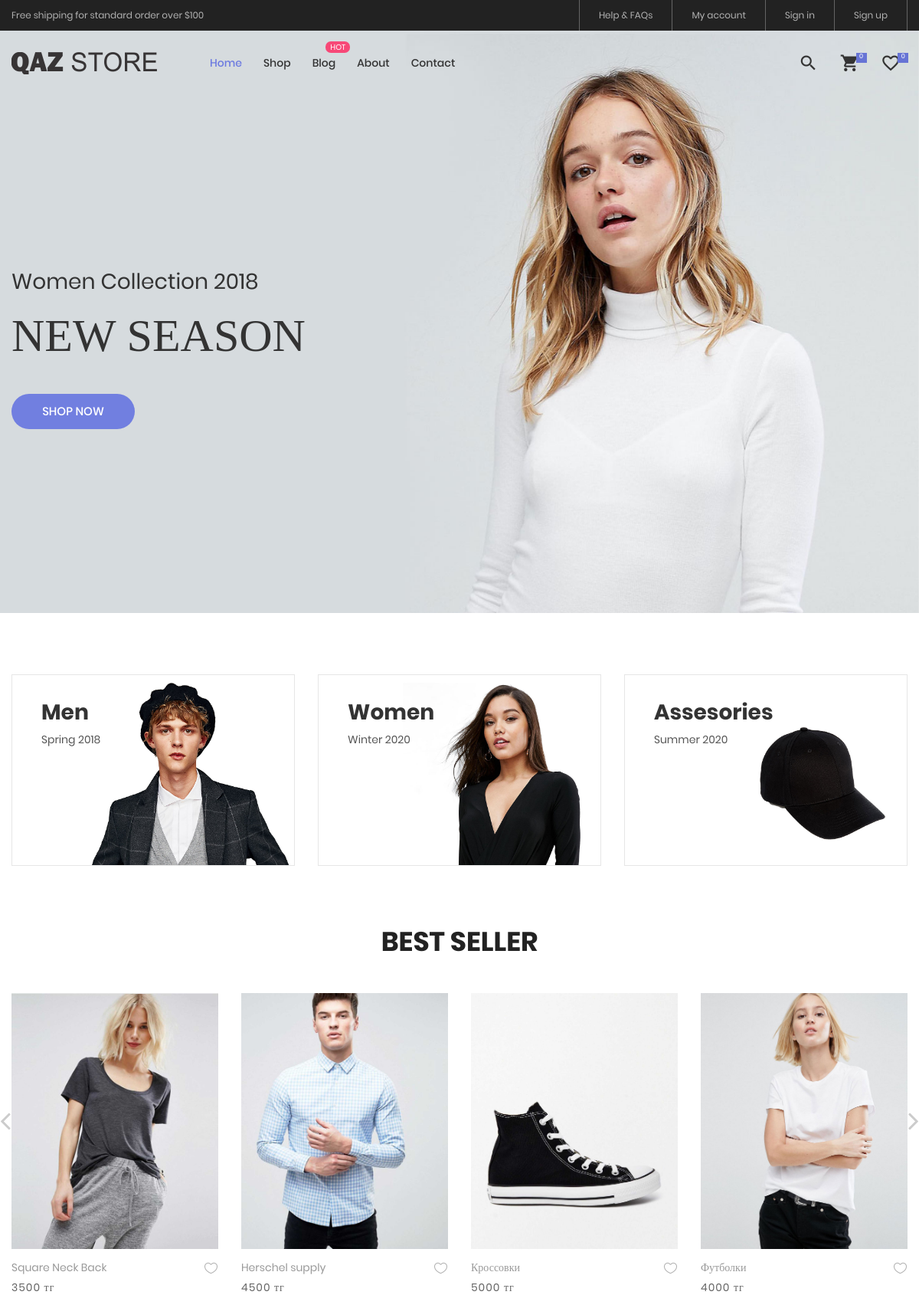
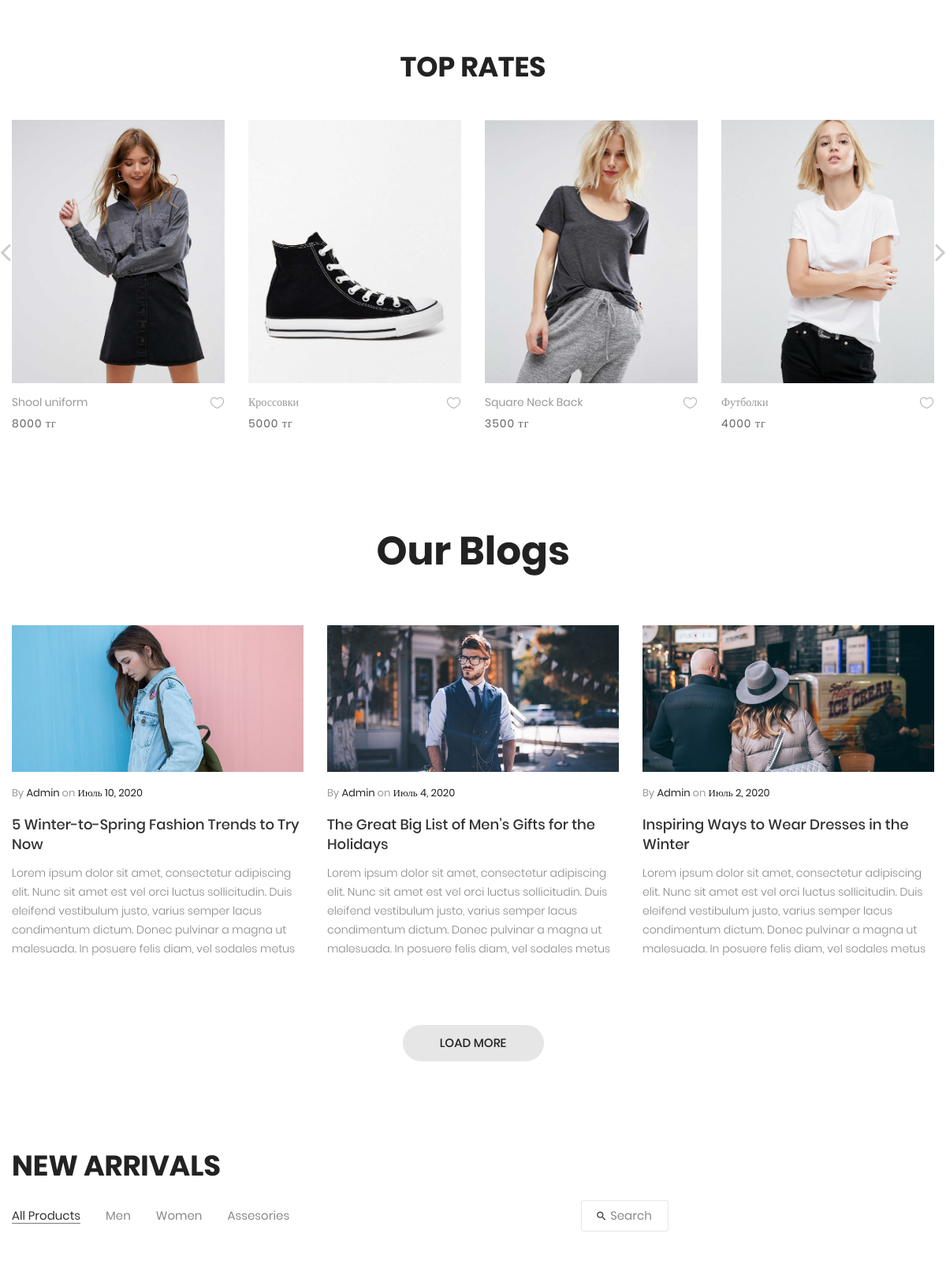
The page / (upper part) on the database its author committed (2 pictures, top to bottom).
### Products/models.py (models this page shows, shortened)
class Category(models.Model):
  CategoryName = models.CharField(max_length = 20)
  CategoryImage = models.ImageField(upload_to='imagesDB')
  CategorySeason = models.CharField(max_length = 20)
  is_active = models.BooleanField(default=True)
  created_time = models.DateTimeField(auto_now_add=True, auto_now=False)
  updated_time = models.DateTimeField(auto_now_add=False, auto_now=True)
  @property
  def get_photo_url(self):
    if self.CategoryImage and hasattr(self.CategoryImage, 'url'):
        return self.CategoryImage.url
  class Meta:
      verbose_name = 'Категория товара'
      verbose_name_plural = 'Категория товары'

class ProductImage(models.Model):
    ProductName = models.ForeignKey(Products, on_delete = models.CASCADE)
    img = models.ImageField(upload_to='imagesDB')
    is_active = models.BooleanField(default=True)
    is_main = models.BooleanField(default=False)
    created_time = models.DateTimeField(auto_now_add=True, auto_now=False)
    updated_time = models.DateTimeField(auto_now_add=False, auto_now=True)
    class Meta:
      verbose_name = 'Изображение товара'
      verbose_name_plural = 'Изображение товаров'
    class Meta:
        ordering =['-created_time']

class Products(models.Model):
    category = models.ForeignKey(Category,on_delete = models.CASCADE, null = True)
    name = models.CharField(max_length = 20)
    price = models.IntegerField()
    is_active = models.BooleanField(default=True, null=True)
    elect = models.BooleanField(default= False, null = True)
    size = models.ManyToManyField(Size_products)
    color = models.ManyToManyField(Color_products)
    description = models.TextField(null = True)
    short_descrip = models.TextField(max_length=400,null=True)
    avg_rating = models.DecimalField(max_digits=10, decimal_places=2, default=0)
    best_seller = models.IntegerField(default=0)
    created_time = models.DateTimeField(auto_now_add=True, auto_now=False)
    updated_time = models.DateTimeField(auto_now_add=False, auto_now=True)
    class Meta:
        verbose_name='Товар'
        verbose_name_plural = 'Товары'

### Blog/models.py (models this page shows, shortened)
class Blog(models.Model):
  blog_title = models.CharField(max_length=250)
  blog_content = models.TextField()
  blog_img = models.ImageField(upload_to='imagesDB')
  blog_admin = models.ForeignKey(User,null = True,on_delete= models.CASCADE)
  blog_tags = models.ManyToManyField(BlogTags)
  is_active = models.BooleanField(default=True)
  created_time = models.DateTimeField(auto_now_add=True,auto_now=False)
  updated_time = models.DateTimeField(auto_now_add=False,auto_now=True)
  class Meta:
    verbose_name = "Блог"
    verbose_name_plural = "Блог"
    ordering = ["-created_time"]

### Products/views.py (the view)
# urls.py: re_path(r'^$',views.index, name="index"),
def index(request):
    query = request.GET.get('search-product','')
    if query:
      product_img = ProductImage.objects.filter(ProductName__name = query,is_active = True, is_main = True)
    else:
      product_img = ProductImage.objects.filter(is_active = True, is_main = True)
      product_img_new_arrivals = product_img.order_by("-created_time")[:8]
      product_img_best_seller = ProductImage.objects.filter(is_active = True,is_main = True).order_by("-ProductName__best_seller")[:8]
      product_img_top_rate = ProductImage.objects.filter(is_active = True,is_main = True).order_by("-ProductName__avg_rating")[:8]
      categories = Category.objects.filter(is_active = True)
      articles = Blog.objects.filter(is_active = True).order_by("-created_time")
    return render(request, "mainApp/index.html",locals())

### Products/context_processors.py (called while the page is built)
def getting_basket_info(request):
    user = request.user
    session_key = request.session.session_key
    if request.user.is_authenticated:
        room = RoomChat.objects.filter(Q(assistant=request.user) | Q(customer=request.user))
        product_in_basket_for_total_price = ProductsInBasket.objects.filter(user=user)
        products_in_minibasket = ProductsInBasket.objects.filter(user=user,is_active = True)
        products_total_nmb = products_in_minibasket.count()
        total_price = 0
        for i in product_in_basket_for_total_price:
          total_price = total_price + i.total_price
    else:
        products_total_nmb = 0
        total_price = 0
    return locals()

def getting_wishlist_info(request):
    user = request.user
    session_key = request.session.session_key
    if request.user.is_authenticated:
        wishlist_total_nmb = ProductsInWishlist.objects.filter(user=user,is_active = True).count()
    else:
        wishlist_total_nmb = 0
    return locals()

### templates/mainApp/index.html (shortened to what this page needs)
{% extends "mainApp/base.html" %}
{% load static %}
{% block content %}
<section class="section-slide">
  <div class="wrap-slick1">
    <div class="slick1">
      <div class="item-slick1" style="background-image: url('/static/images/slide-01.jpg');">
        <div class="container h-full">
          <div class="flex-col-l-m h-full p-t-100 p-b-30 respon5">
            <div class="layer-slick1 animated visible-false" data-appear="fadeInDown" data-delay="0">
              <span class="ltext-101 cl2 respon2">
                Women Collection 2018
              </span>
            </div>
            <div class="layer-slick1 animated visible-false" data-appear="fadeInUp" data-delay="800">
              <h2 class="ltext-201 cl2 p-t-19 p-b-43 respon1">
                NEW SEASON
              </h2>
            </div>
            <div class="layer-slick1 animated visible-false" data-appear="zoomIn" data-delay="1600">
              <a href="{%url 'products'%}" class="flex-c-m stext-101 cl0 size-101 bg1 bor1 hov-btn1 p-lr-15 trans-04">
                Shop Now
              </a>
            </div>
          </div>
        </div>
      </div>
    </div>
  </div>
</section>
<div class="sec-banner bg0 p-t-80 p-b-50">
  <div class="container">
    <div class="row">
      {% for category in categories %}
      <div class="col-md-6 col-xl-4 p-b-30 m-lr-auto">
        <div class="block1 wrap-pic-w">
          <img src="{{category.get_photo_url}}" alt="IMG-BANNER">
          <a href="/products" class="block1-txt ab-t-l s-full flex-col-l-sb p-lr-38 p-tb-34 trans-03 respon3">
            <div class="block1-txt-child1 flex-col-l">
              <span class="block1-name ltext-102 trans-04 p-b-8">
                {{category.CategoryName}}
              </span>
              <span class="block1-info stext-102 trans-04">
                {{category.CategorySeason}}
              </span>
            </div>
          </a>
        </div>
      </div>
      {% endfor %}
    </div>
  </div>
</div>
<section class="sec-product bg0  p-b-50">
  <div class="container">
    <div class="p-b-32">
      <h6 style="font-size: 35px;" class="ltext-105 cl5 txt-center respon1">
        BEST SELLER
      </h6>
    </div>
    <div class="tab01">
      <div class="tab-content">
          <div class="wrap-slick2">
            <div class="slick2">
            {% for element in product_img_best_seller %}
              <div class="item-slick2 p-l-15 p-r-15 p-t-15 p-b-15">
                <div class="block2">
                  <div class="block2-pic hov-img0">
                    <a href="/products/{{element.ProductName.id}}">
                      <img src="{{element.img.url}}" alt="IMG-PRODUCT">
                      </a>
                  </div>
                  <div class="block2-txt flex-w flex-t p-t-14">
                    <div class="block2-txt-child1 flex-col-l ">
                      <a href="/products/{{element.ProductName.id}}" class="stext-104 cl4 hov-cl1 trans-04 js-name-b2 p-b-6">
                        {{element.ProductName.name}}
                      </a>
                      <span class="stext-105 cl3">
                        {{element.ProductName.price}} тг
                      </span>
                    </div>
                    <div class="block2-txt-child2 flex-r p-t-3">
                      <a href="#" class="btn-addwish-b2 dis-block pos-relative js-addwish-b2">
                        <img class="icon-heart1 dis-block trans-04" src="{% static 'images/icons/icon-heart-01.png' %}" alt="ICON">
                      </a>
                    </div>
                  </div>
                </div>
              </div>
            {%endfor%}
            </div>
          </div>
      </div>
<br><br><br>
    <div class="p-b-32">
      <h6 style="font-size: 35px;" class="ltext-105 cl5 txt-center respon1">
        TOP RATES
      </h6>
    </div>
    <div class="tab01">
      <div class="tab-content">
          <div class="wrap-slick2">
            <div class="slick2">
            {% for element in product_img_top_rate %}
              <div class="item-slick2 p-l-15 p-r-15 p-t-15 p-b-15">
                <div class="block2">
                  <div class="block2-pic hov-img0">
                    <a href="/products/{{element.ProductName.id}}">
                      <img src="{{element.img.url}}" alt="IMG-PRODUCT">
                      </a>
                  </div>
                  <div class="block2-txt flex-w flex-t p-t-14">
                    <div class="block2-txt-child1 flex-col-l ">
                      <a href="/products/{{element.ProductName.id}}" class="stext-104 cl4 hov-cl1 trans-04 js-name-b2 p-b-6">
                        {{element.ProductName.name}}
                      </a>
                      <span class="stext-105 cl3">
                        {{element.ProductName.price}} тг
                      </span>
                    </div>
                    <div class="block2-txt-child2 flex-r p-t-3">
                      <a href="#" class="btn-addwish-b2 dis-block pos-relative js-addwish-b2">
                        <img class="icon-heart1 dis-block trans-04" src="{% static 'images/icons/icon-heart-01.png' %}" alt="ICON">
                      </a>
                    </div>
                  </div>
                </div>
              </div>
            {%endfor%}
            </div>
          </div>
      </div>
    </div>
    </div>
  </div>
</section>
<section class="sec-blog bg0 p-t-60 p-b-90">
  <div class="container">
    <div class="p-b-66">
      <h3 class="ltext-105 cl5 txt-center respon1">
        Our Blogs
      </h3>
    </div>
    <div class="row">
  {%for article in articles%}
      <div class="col-sm-6 col-md-4 p-b-40">
        <div class="blog-item">
          <div class="hov-img0">
            <a href="/blog/{{article.id}}">
              <img src="{{article.blog_img.url}}" alt="IMG-BLOG">
            </a>
          </div>
          <div class="p-t-15">
            <div class="stext-107 flex-w p-b-14">
              <span class="m-r-3">
                <span class="cl4">
                  By
                </span>
                <span class="cl5">
                  Admin
                </span>
              </span>
              <span>
                <span class="cl4">
                  on
                </span>
                <span class="cl5">
                 {{article.created_time|date:"F"}} {{article.created_time|date:"j"}}, {{article.created_time.year}}
                </span>
              </span>
            </div>
            <h4 class="p-b-12">
              <a href="blog-detail.html" class="mtext-101 cl2 hov-cl1 trans-04">
                {{article.blog_title}}
              </a>
            </h4>
            <p class="stext-108 cl6">
              {{article.blog_content|slice:":255"}}            </p>
          </div>
        </div>
      </div>
{%endfor%}
    </div>
    <div class="flex-c-m flex-w w-full p-t-45">
      <a href="{%url 'blog'%}" class="flex-c-m stext-101 cl5 size-103 bg2 bor1 hov-btn1 p-lr-15 trans-04">
        Load More
      </a>
    </div>
  </div>
</section>
<section class="bg0 p-t-23 p-b-140">
  <div class="container">
    <div class="p-b-10">
      <h3 class="ltext-103 cl5">
        New arrivals
      </h3>
    </div>
    <div class="flex-w flex-sb-m p-b-52">
      <div class="flex-w flex-l-m filter-tope-group m-tb-10">
        <button class="stext-106 cl6 hov1 bor3 trans-04 m-r-32 m-tb-5 how-active1" data-filter="*">
          All Products
        </button>
        {%for element in categories%}
        <button class="stext-106 cl6 hov1 bor3 trans-04 m-r-32 m-tb-5" data-filter=".{{element.CategoryName}}">
          {{element.CategoryName}}
        </button>
        {%endfor%}
      </div>
      <div class="flex-w flex-c-m m-tb-10">
        <div class="flex-c-m stext-106 cl6 size-105 bor4 pointer hov-btn3 trans-04 m-tb-4 js-show-search">
          <i class="icon-search cl2 m-r-6 fs-15 trans-04 zmdi zmdi-search"></i>
          Search
        </div>
      </div>
    </div>
  </div>
</section>
{% endblock content%}

### static/css/main.css (style rules this page uses)
.container { max-width: 1380px; }
@media (max-width: 1600px) { .container { max-width: 1200px; } }
.slick-slide { outline: none !important; }
.wrap-slick1 { position: relative; }
.item-slick1 { height: calc(100vh - 40px); background-size: cover; background-repeat: no-repeat; background-position: center center; }
.wrap-slick2 { position: relative; margin-right: -15px; margin-left: -15px; }
.block1 { position: relative; border: 1px solid #e6e6e6; }
.block1-txt { background-color: rgba(103,117,214,0.0); }
.block1-name { color: #333; }
.block1-info { color: #555; }
.block2-pic { position: relative; }
.block2-txt-child1 { width: calc(100% - 30px); }
.block2-txt-child2 { width: 30px; }
.cl0 { color: #fff; }
.cl2 { color: #333; }
.cl3 { color: #666; }
.cl4 { color: #999; }
.cl5 { color: #222; }
.cl6 { color: #888; }
.stext-101 { font-family: Poppins-Medium; font-size: 15px; line-height: 1.466667; text-transform: uppercase; }
.stext-102 { font-family: Poppins-Regular; font-size: 14px; line-height: 1.7; }
.stext-104 { font-family: Poppins-Regular; font-size: 14px; line-height: 1.466667; }
.stext-105 { font-family: Poppins-Regular; font-size: 14px; line-height: 1.466667; letter-spacing: 1px; }
.stext-106 { font-family: Poppins-Regular; font-size: 15px; line-height: 1.2; }
.stext-107 { font-family: Poppins-Regular; font-size: 13px; line-height: 1.923; }
.stext-108 { font-family: Poppins-Light; font-size: 14px; line-height: 1.7143; }
.mtext-101 { font-family: Poppins-Medium; font-size: 18px; line-height: 1.333333; }
.ltext-101 { font-family: Poppins-Regular; font-size: 28px; line-height: 1.2857; }
.ltext-102 { font-family: Poppins-Bold; font-size: 28px; line-height: 1.1; }
.ltext-103 { font-family: Poppins-Bold; font-size: 36px; line-height: 1.1; text-transform: uppercase; }
.ltext-105 { font-family: Poppins-Bold; font-size: 50px; line-height: 1.1; }
.ltext-201 { font-family: PlayfairDisplay-Bold; font-size: 60px; line-height: 1.1; text-transform: uppercase; }
.size-101 { min-width: 161px; height: 46px; }
.size-103 { min-width: 179px; height: 46px; }
.size-105 { min-width: 111px; height: 40px; }
.bg0 { background-color: #fff; }
.bg1 { background-color: #717fe0; }
.bg2 { background-color: #e6e6e6; }
.bor1 { border-radius: 23px; }
.bor3 { border-bottom: 1px solid transparent; }
.bor4 { border: 1px solid #e6e6e6; border-radius: 3px; }
.how-active1 { color: #333; border-color: #797979; }
.hov-img0 { display: block; overflow: hidden; }
.hov-img0 img { width: 100%; -webkit-transition: transform 0.9s ease; -o-transition: transform 0.9s ease; -moz-transition: transform 0.9s ease; transition: transform 0.9s ease; }

### rows shown on the page
Category: get_photo_url (picture), CategoryName "Men", CategorySeason "Spring 2018"
Category: get_photo_url (picture), CategoryName "Women", CategorySeason "Winter 2020"
Category: get_photo_url (picture), CategoryName "Assesories", CategorySeason "Summer 2020"
ProductImage: img (picture), ProductName.name "Square Neck Back", ProductName.price "3500"
ProductImage: img (picture), ProductName.name "Herschel supply", ProductName.price "4500"
ProductImage: img (picture), ProductName.name "Кроссовки", ProductName.price "5000"
ProductImage: img (picture), ProductName.name "Футболки", ProductName.price "4000"
ProductImage: img (picture), ProductName.name "Shool uniform", ProductName.price "8000"
Blog: blog_img (picture), created_time "Июль", created_time "10", created_time.year "2020", blog_title "5 Winter-to-Spring Fashion Trends to Try Now", blog_content "Lorem ipsum dolor sit amet, consectetur adipiscing elit. Nunc sit amet est vel orci luctus sollicitudin. Duis eleifend vestibulum justo, varius semper lacus condimentum dictum. Donec pulvinar a magna ut malesuada. In posuere felis diam, vel sodales metus"
Blog: blog_img (picture), created_time "Июль", created_time "4", created_time.year "2020", blog_title "The Great Big List of Men’s Gifts for the Holidays", blog_content "Lorem ipsum dolor sit amet, consectetur adipiscing elit. Nunc sit amet est vel orci luctus sollicitudin. Duis eleifend vestibulum justo, varius semper lacus condimentum dictum. Donec pulvinar a magna ut malesuada. In posuere felis diam, vel sodales metus"
Blog: blog_img (picture), created_time "Июль", created_time "2", created_time.year "2020", blog_title "Inspiring Ways to Wear Dresses in the Winter", blog_content "Lorem ipsum dolor sit amet, consectetur adipiscing elit. Nunc sit amet est vel orci luctus sollicitudin. Duis eleifend vestibulum justo, varius semper lacus condimentum dictum. Donec pulvinar a magna ut malesuada. In posuere felis diam, vel sodales metus"

### other values the page prints
{{ products_total_nmb }} "0"
{{ wishlist_total_nmb }} "0"
